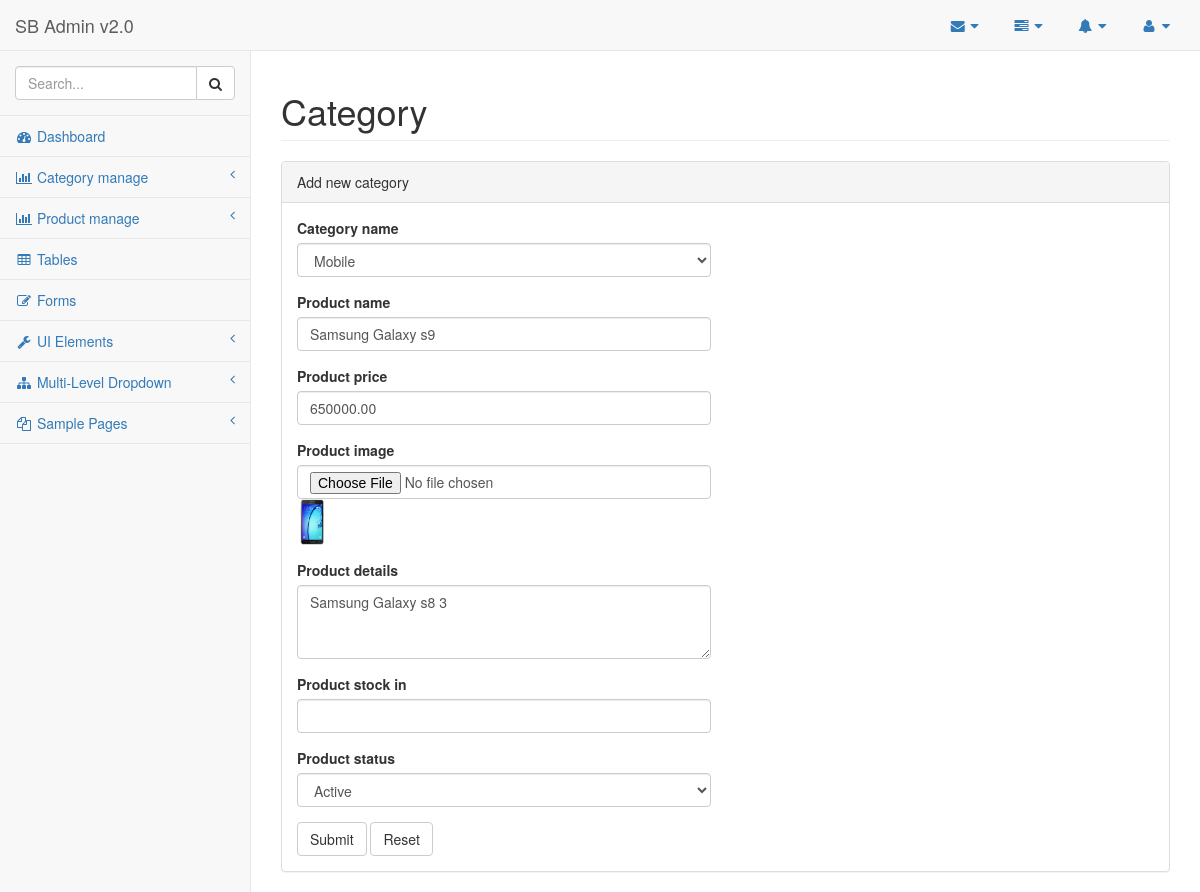
The app's page /backend/pages/product_edit.php?pid=1 with its own data.
### tables this page shows
CREATE TABLE `products` (
  `product_id` int(11) NOT NULL,
  `product_name` varchar(50) NOT NULL,
  `product_price` decimal(10,2) NOT NULL,
  `product_image` varchar(250) NOT NULL,
  `product_details` varchar(500) NOT NULL,
  `product_category` int(11) NOT NULL,
  `product_stock_in` int(11) NOT NULL,
  `product_status` tinyint(1) NOT NULL,
  `created_at` timestamp NOT NULL DEFAULT CURRENT_TIMESTAMP,
  `updated_at` timestamp NOT NULL DEFAULT CURRENT_TIMESTAMP
);

CREATE TABLE `categories` (
  `catid` int(11) NOT NULL,
  `category_name` varchar(50) NOT NULL
);

### backend/pages/product_edit.php (the view, shortened to what this page needs)
<?php
require('connect.php');
$product_id = $_REQUEST['pid'];
$sql = "SELECT products.*, categories.category_name FROM `products` INNER JOIN categories ON products.product_category = categories.catid  WHERE product_id = '$product_id' ORDER BY products.product_name";
$res = mysqli_query($con, $sql);
$row = mysqli_fetch_assoc($res);
?>
<!DOCTYPE html>
<html lang="en">
<head>
    <link href="../vendor/bootstrap/css/bootstrap.min.css" rel="stylesheet">
    <link href="../vendor/metisMenu/metisMenu.min.css" rel="stylesheet">
    <link href="../dist/css/sb-admin-2.css" rel="stylesheet">
    <link href="../vendor/font-awesome/css/font-awesome.min.css" rel="stylesheet" type="text/css">
</head>
<body>
    <div id="wrapper">
        <?php include('navbar.php'); ?>
        <div id="page-wrapper">
            <div class="row">
                <div class="col-lg-12">
                    <h1 class="page-header">Category</h1>
                </div>
            </div>
            <div class="row">
                <div class="col-lg-12">
                    <div class="panel panel-default">
                        <div class="panel-heading">
                            Add new category
                        </div>
                        <div class="panel-body">
                            <div class="row">
                                <div class="col-lg-6">
                                    <form role="form" action="product_action.php" method="post" enctype="multipart/form-data">
                                        <div class="form-group">
                                            <label>Category name</label>
                                            <select  class="form-control" name="product_category" id="product_category" >
                                                <option value="<?php echo $row['product_category']; ?>"><?php echo $row['category_name']; ?></option>
                                            </select>
                                        </div>
                                        <div class="form-group">
                                            <label>Product name</label>
                                            <input class="form-control" type="text" name="product_name" value="<?php echo $row['product_name']; ?>" required>
                                        </div>
                                        <div class="form-group">
                                            <label>Product price</label>
                                            <input class="form-control" type="text" name="product_price" value="<?php echo $row['product_price']; ?>">
                                        </div>
                                        <div class="form-group">
                                            <label>Product image</label>
                                            <input class="form-control" type="file" name="product_image">
                                        <img class="pro_img" src="../../<?php echo $row['product_image']; ?>" alt="">
                                        </div>
                                        <div class="form-group">
                                            <label>Product details</label>
                                            <textarea class="form-control" rows="3" name="product_details"><?php echo $row['product_details']; ?></textarea>
                                        </div>
                                        <div class="form-group">
                                            <label>Product stock in</label>
                                            <input class="form-control" type="number" name="product_stock_in">
                                        </div>
                                        <div class="form-group">
                                            <label>Product status</label>
                                            <select class="form-control" name="product_status">
                                                <?php
                                                if($row['product_status'] ==1)
                                                {
                                                    ?>
                                                    <option value="1">Active</option>
                                                    <?php
                                                }
                                                else
                                                {
                                                    ?>
                                                    <option value="0">Pending</option>
                                                    <option value="1">Active</option>
                                                    <?php
                                                }
                                                 ?>
                                            </select>
                                        </div>
                                        <button type="submit" name="submit" class="btn btn-default">Submit</button>
                                        <button type="reset" class="btn btn-default">Reset</button>
                                    </form>
                                </div>
                            </div>
                        </div>
                    </div>
                </div>
            </div>
        </div>
    </div>
</body>
</html>

### backend/pages/product_edit.php (style rules this page uses)
.pro_img { width: 30px; max-width: 30px; height: auto; }

### records on screen
products: product_category "Mobile", product_name "Samsung Galaxy s9", product_price "650000.00", product_image (picture), product_details "Samsung Galaxy s8 3", product_status "Active"
